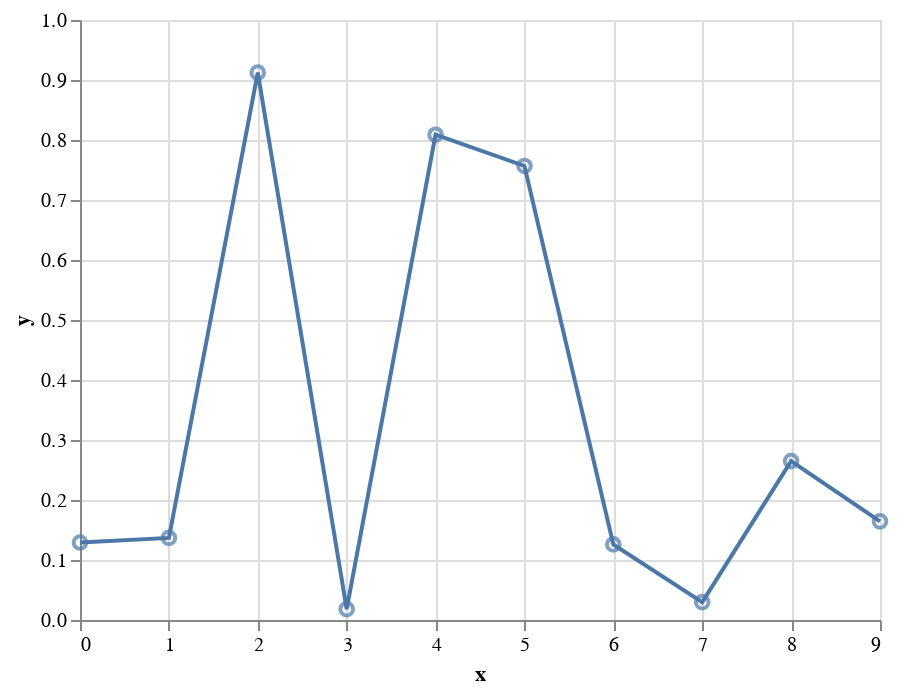

Notebook code cell kept with this figure:
### Markdown cell above
A legegyszerűbb módszer az összeadás:

### Code cell
layer1 = alt.Chart(data).mark_line().encode(
    x='x',
    y='y'
)

layer2 = alt.Chart(data).mark_point(size=40).encode(
    x='x',
    y='y'
)
layer1 + layer2

### Figure 1 — Vega-Lite specification as saved in the notebook (floating-point values rounded to 4 significant figures)
{"config": {"view": {"continuousWidth": 400, "continuousHeight": 300}}, "layer": [{"mark": "line", "encoding": {"x": {"type": "quantitative", "field": "x"}, "y": {"type": "quantitative", "field": "y"}}}, {"mark": {"type": "point", "size": 40}, "encoding": {"x": {"type": "quantitative", "field": "x"}, "y": {"type": "quantitative", "field": "y"}}}], "data": {"name": "data-1fc64a7de67628126971eff2122be915"}, "$schema": "https://vega.github.io/schema/vega-lite/v4.8.1.json", "datasets": {"data-1fc64a7de67628126971eff2122be915": [{"x": 0, "y": 0.1291}, {"x": 1, "y": 0.1368}, {"x": 2, "y": 0.9123}, {"x": 3, "y": 0.01809}, {"x": 4, "y": 0.8088}, {"x": 5, "y": 0.7567}, {"x": 6, "y": 0.1259}, {"x": 7, "y": 0.02969}, {"x": 8, "y": 0.2648}, {"x": 9, "y": 0.1644}]}}
